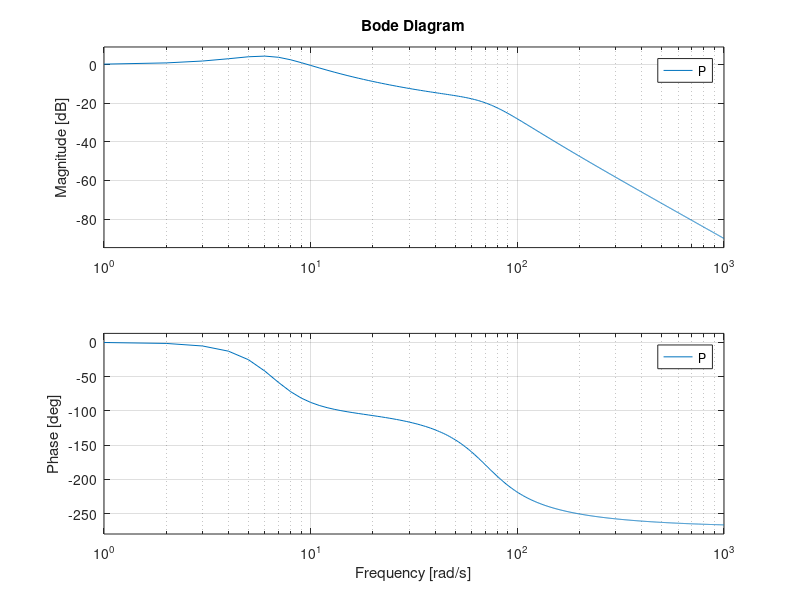

The MATLAB source for this figure:
M1 = 400;
M2 = 40;
K1 = 17500;
K2 = 200000;
B1 = 2500;
B2 = 0;

H = [1 0 0 0];
PHI = [0
    K2];
PSI = [0
    B2];
I = [1 0
    0 1];
M = [M1 0
    0 M2];
K = [K1 -K1
    -K1 K1+K2];
B = [B1 -B1
    -B1 B1+B2];

zeri= [0 0
    0 0];

zeri2 = [0 
     0];

F = [zeri I
    -inv(M)*K -inv(M)*B];

G1 = [0
      0
    M\PHI];

G2 = F*[0
    0
    M\PSI]; 

G = G1 + G2;

P = tf(ss(F,G,H,0));

w = 1:1:1000;
bode(P,w)